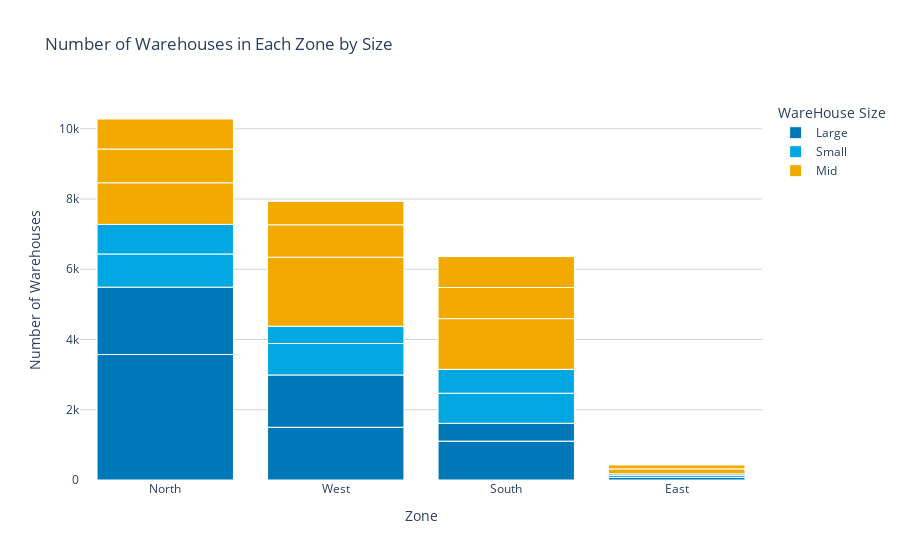

Write notebook code for a chart like this one.
### Code cell
import plotly.express as px

# Create the bar chart
fig = px.bar(zone_df, x="Zone", y="No of WareHouses", color="WareHouse Size",
             title="Number of Warehouses in Each Zone by Size",
             color_discrete_sequence=["#0077B6", "#00A7E1", "#F2A900", "#F28500", "#F25900"])

# Customization options
fig.update_traces(marker_line_width=1, marker_line_color="white")  # Add white borders to bars
fig.update_layout(plot_bgcolor="white")  # Set background color
fig.update_xaxes(title="Zone", showgrid=False)  # Customize x-axis
fig.update_yaxes(title="Number of Warehouses", showgrid=True, gridcolor="lightgray")  # Customize y-axis

# Show the chart
fig.show()

### Figure 1 — Plotly figure (JSON) as saved in the notebook; plotly's stock layout.template omitted (floating-point values rounded to 4 significant figures)
{"data": [{"alignmentgroup": "True", "hovertemplate": "WareHouse Size=Large<br>Zone=%{x}<br>No of WareHouses=%{y}<extra></extra>", "legendgroup": "Large", "marker": {"color": "#0077B6", "line": {"color": "white", "width": 1}, "pattern": {"shape": ""}}, "name": "Large", "offsetgroup": "Large", "orientation": "v", "showlegend": true, "textposition": "auto", "type": "bar", "x": ["North", "North", "West", "West", "South", "South", "East"], "xaxis": "x", "y": [3573, 1917, 1501, 1489, 1107, 508, 74], "yaxis": "y"}, {"alignmentgroup": "True", "hovertemplate": "WareHouse Size=Small<br>Zone=%{x}<br>No of WareHouses=%{y}<extra></extra>", "legendgroup": "Small", "marker": {"color": "#00A7E1", "line": {"color": "white", "width": 1}, "pattern": {"shape": ""}}, "name": "Small", "offsetgroup": "Small", "orientation": "v", "showlegend": true, "textposition": "auto", "type": "bar", "x": ["North", "West", "South", "North", "South", "West", "East", "East"], "xaxis": "x", "y": [946, 897, 856, 841, 680, 490, 58, 43], "yaxis": "y"}, {"alignmentgroup": "True", "hovertemplate": "WareHouse Size=Mid<br>Zone=%{x}<br>No of WareHouses=%{y}<extra></extra>", "legendgroup": "Mid", "marker": {"color": "#F2A900", "line": {"color": "white", "width": 1}, "pattern": {"shape": ""}}, "name": "Mid", "offsetgroup": "Mid", "orientation": "v", "showlegend": true, "textposition": "auto", "type": "bar", "x": ["West", "South", "North", "North", "West", "South", "South", "North", "West", "East", "East"], "xaxis": "x", "y": [1966, 1444, 1186, 961, 923, 885, 882, 854, 665, 142, 112], "yaxis": "y"}], "layout": {"barmode": "relative", "legend": {"title": {"text": "WareHouse Size"}, "tracegroupgap": 0}, "plot_bgcolor": "white", "title": {"text": "Number of Warehouses in Each Zone by Size"}, "xaxis": {"anchor": "y", "domain": [0, 1], "showgrid": false, "title": {"text": "Zone"}}, "yaxis": {"anchor": "x", "domain": [0, 1], "gridcolor": "lightgray", "showgrid": true, "title": {"text": "Number of Warehouses"}}}}
